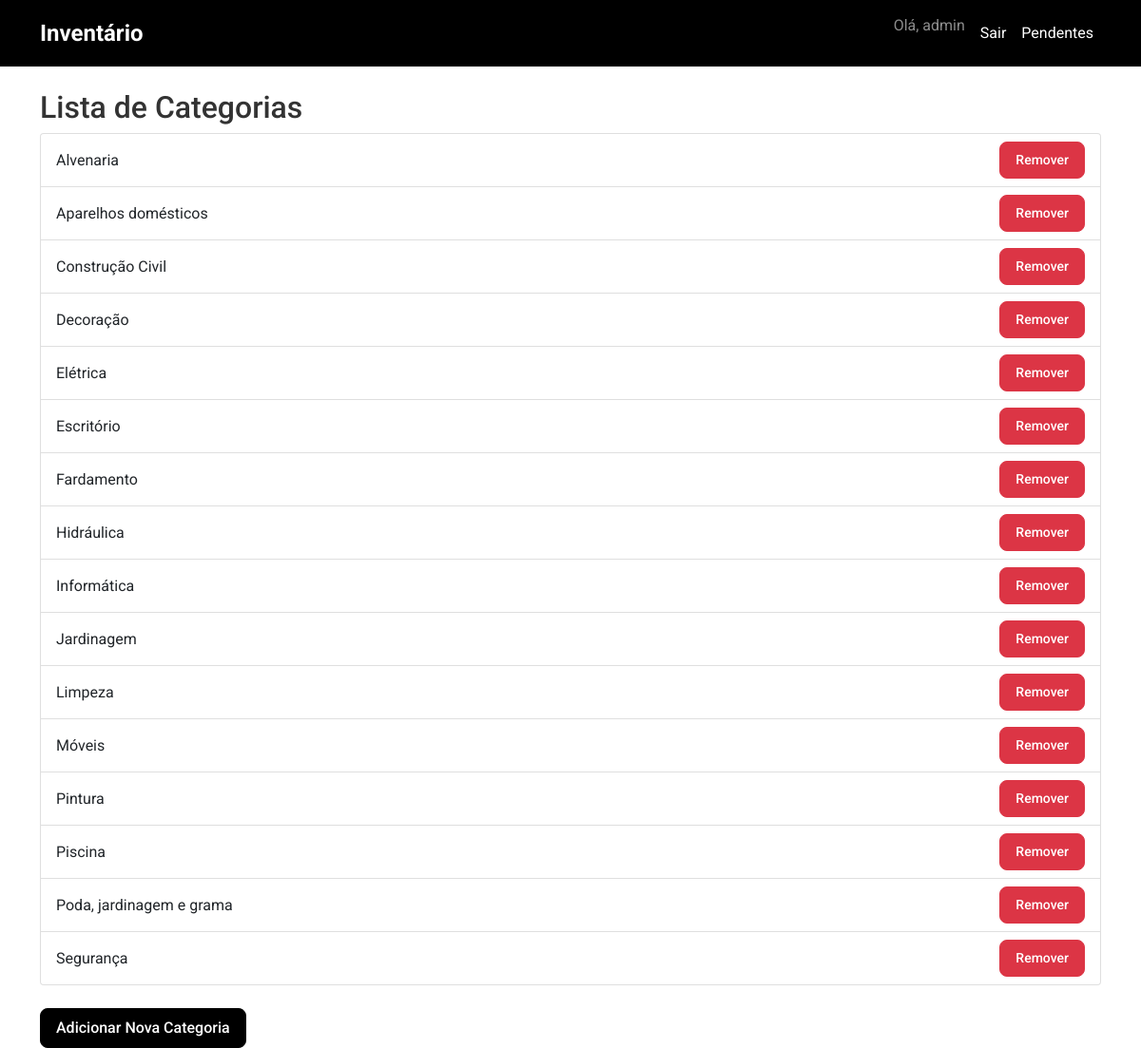
/categorias (signed in), run on the app's committed database.
### app.py (models this page shows, shortened)
class User(UserMixin, db.Model):
    id = db.Column(db.Integer, primary_key=True)
    username = db.Column(db.String(80), unique=True, nullable=False)
    password_hash = db.Column(db.String(128), nullable=False)
    is_admin = db.Column(db.Boolean, default=False)   # Para identificar o administrador
    approved = db.Column(db.Boolean, default=False)     # Novo usuário precisa de aprovação
    @property
    def is_active(self):
        return self.approved

class Categoria(db.Model):
    id = db.Column(db.Integer, primary_key=True)
    nome = db.Column(db.String(50), unique=True, nullable=False)
    materiais = db.relationship('Material', backref='categoria', lazy=True)

### app.py (the view)
@app.route('/categorias')
@login_required
def categorias():
    categorias = Categoria.query.order_by(Categoria.nome).all()
    return render_template('categorias.html', categorias=categorias)

### app.py (called while the page is built)
@login_manager.user_loader
def load_user(user_id):
    return User.query.get(int(user_id))

### templates/categorias.html
{% extends 'base.html' %}
{% block content %}
<h2>Lista de Categorias</h2>
<ul class="list-group">
    {% for cat in categorias %}
    <li class="list-group-item d-flex justify-content-between align-items-center">
        {{ cat.nome }}
        <a href="{{ url_for('remover_categoria', id=cat.id) }}" class="btn btn-danger btn-sm" onclick="return confirm('Tem certeza que deseja remover esta categoria?');">Remover</a>
    </li>
    {% endfor %}
</ul>
<br>
<a href="{{ url_for('adicionar_categoria') }}" class="btn btn-primary">Adicionar Nova Categoria</a>
{% endblock %}

### templates/base.html (shortened to what this page needs)
<!DOCTYPE html>
<html lang="pt-br">
<head>
    <link href="https://cdn.jsdelivr.net/npm/bootstrap@5.1.3/dist/css/bootstrap.min.css" rel="stylesheet">
    <link rel="stylesheet" href="{{ url_for('static', filename='css/styles.css') }}">
</head>
<body>
    <nav class="navbar navbar-expand-lg navbar-dark">
      <div class="container">
        <a class="navbar-brand" href="{{ url_for('index') }}">Inventário</a>
        <div class="collapse navbar-collapse" id="navbarNav">
          <ul class="navbar-nav ms-auto">
            {% if current_user.is_authenticated %}
                <li class="nav-item">
                    <span class="navbar-text me-2">Olá, {{ current_user.username }}</span>
                </li>
                <li class="nav-item">
                    <a class="nav-link" href="{{ url_for('logout') }}">Sair</a>
                </li>
                {% if current_user.is_admin %}
                    <li class="nav-item">
                        <a class="nav-link" href="{{ url_for('admin_pending') }}">Pendentes</a>
                    </li>
                {% endif %}
            {% else %}
                <li class="nav-item">
                    <a class="nav-link" href="{{ url_for('login') }}">Entrar</a>
                </li>
            {% endif %}
          </ul>
        </div>
      </div>
    </nav>
    <div class="container mt-4">
        {% block content %}{% endblock %}
    </div>
</body>
</html>

### static/css/styles.css (style rules this page uses)
body { font-family: 'Roboto', sans-serif; background-color: #ffffff; color: #333333; margin: 0; padding: 0; }
.navbar { background-color: #000000; border: none; padding: 0.75rem 1rem; }
.navbar-brand { color: #ffffff !important; font-weight: bold; font-size: 1.5rem; margin-right: 1rem; }
.navbar-nav .nav-link { color: #ffffff !important; padding: 0.5rem 1rem; margin: 0; }
.btn { border-radius: 0.5rem; transition: background-color 0.3s ease, border-color 0.3s ease; padding: 0.5rem 1rem; font-weight: 500; }
.btn-primary { background-color: #000000; border-color: #000000; }
a { text-decoration: none; }

### data on the page
User: username "admin"
Categoria: nome "Alvenaria"
Categoria: nome "Aparelhos domésticos"
Categoria: nome "Construção Civil"
Categoria: nome "Decoração"
Categoria: nome "Elétrica"
Categoria: nome "Escritório"
Categoria: nome "Fardamento"
Categoria: nome "Hidráulica"
Categoria: nome "Informática"
Categoria: nome "Jardinagem"
Categoria: nome "Limpeza"
Categoria: nome "Móveis"
Categoria: nome "Pintura"
Categoria: nome "Piscina"
Categoria: nome "Poda, jardinagem e grama"
Categoria: nome "Segurança"
